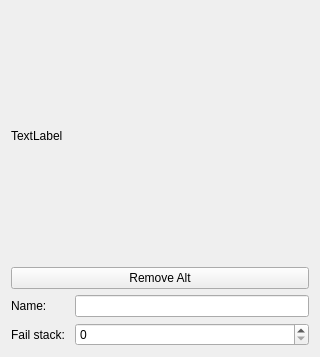
<?xml version="1.0" encoding="UTF-8"?>
<ui version="4.0">
 <class>alt_Widget</class>
 <widget class="QWidget" name="alt_Widget">
  <property name="geometry">
   <rect>
    <x>0</x>
    <y>0</y>
    <width>320</width>
    <height>355</height>
   </rect>
  </property>
  <property name="windowTitle">
   <string>Form</string>
  </property>
  <layout class="QVBoxLayout" name="verticalLayout">
   <item>
    <widget class="QLabel" name="lblPicture">
     <property name="sizePolicy">
      <sizepolicy hsizetype="Preferred" vsizetype="Expanding">
       <horstretch>0</horstretch>
       <verstretch>0</verstretch>
      </sizepolicy>
     </property>
     <property name="minimumSize">
      <size>
       <width>0</width>
       <height>250</height>
      </size>
     </property>
     <property name="text">
      <string>TextLabel</string>
     </property>
    </widget>
   </item>
   <item>
    <widget class="QPushButton" name="cmdRemove">
     <property name="focusPolicy">
      <enum>Qt::NoFocus</enum>
     </property>
     <property name="text">
      <string>Remove Alt</string>
     </property>
    </widget>
   </item>
   <item>
    <layout class="QGridLayout" name="gridLayout">
     <item row="0" column="0">
      <widget class="QLabel" name="label">
       <property name="text">
        <string>Name:</string>
       </property>
      </widget>
     </item>
     <item row="1" column="0">
      <widget class="QLabel" name="label_2">
       <property name="text">
        <string>Fail stack: </string>
       </property>
      </widget>
     </item>
     <item row="0" column="1">
      <widget class="QLineEdit" name="txtName"/>
     </item>
     <item row="1" column="1">
      <widget class="NonScrollSpin" name="spinFS"/>
     </item>
    </layout>
   </item>
  </layout>
 </widget>
 <customwidgets>
  <customwidget>
   <class>NonScrollSpin</class>
   <extends>QSpinBox</extends>
   <header>BDO_Enhancement_Tool.QtCommon.Qt_common</header>
  </customwidget>
 </customwidgets>
 <resources/>
 <connections/>
</ui>
